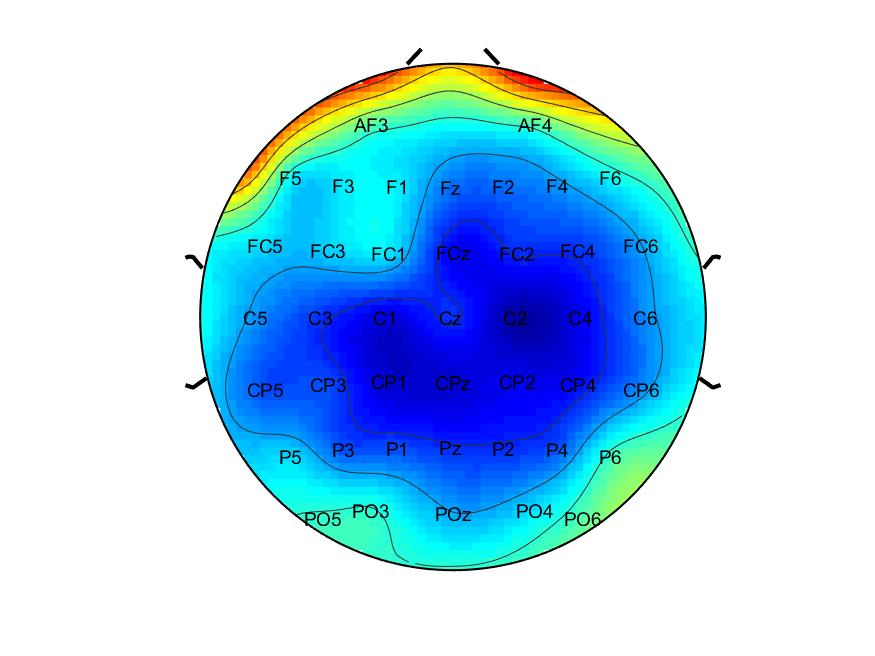
#> input picture Python-Image-feature-extraction-master/eeg_picture/1.jpg, 875 x 656 px, found by its file name
$ python data.py
#> lines starting #> are read from the running program, lines starting #| are printed output that depends on the picture
### Python-Image-feature-extraction-master/纹理特征/GLCM/fast_glcm.py
# coding: utf-8

import numpy as np
import matplotlib.pyplot as plt
import cv2
from skimage import data


def main():
    pass


def fast_glcm(img, vmin=0, vmax=255, nbit=8, kernel_size=5):
    mi, ma = vmin, vmax
    ks = kernel_size
    h,w = img.shape

    # digitize
    bins = np.linspace(mi, ma+1, nbit+1)
    gl1 = np.digitize(img, bins) - 1
    gl2 = np.append(gl1[:,1:], gl1[:,-1:], axis=1)

    # make glcm
    glcm = np.zeros((nbit, nbit, h, w), dtype=np.uint8)
    for i in range(nbit):
        for j in range(nbit):
            mask = ((gl1==i) & (gl2==j))
            glcm[i,j, mask] = 1

    kernel = np.ones((ks, ks), dtype=np.uint8)
    for i in range(nbit):
        for j in range(nbit):
            glcm[i,j] = cv2.filter2D(glcm[i,j], -1, kernel)

    glcm = glcm.astype(np.float32)
    return glcm


def fast_glcm_mean(img, vmin=0, vmax=255, nbit=8, ks=5):
    '''
    calc glcm mean
    '''
    h,w = img.shape
    glcm = fast_glcm(img, vmin, vmax, nbit, ks)
    mean = np.zeros((h,w), dtype=np.float32)
    for i in range(nbit):
        for j in range(nbit):
            mean += glcm[i,j] * i / (nbit)**2

    return mean


# [94 lines left out: functions fast_glcm_std, fast_glcm_contrast, fast_glcm_dissimilarity, fast_glcm_homogeneity, fast_glcm_ASM, fast_glcm_max and 1 more, not called in this run]


# [12 lines that do not run on import are left out]

### Python-Image-feature-extraction-master/纹理特征/GLCM/data.py
# coding: utf-8

import numpy as np
from skimage import data
from matplotlib import pyplot as plt
import fast_glcm
from PIL import Image

def main():
    pass


if __name__ == '__main__':
    #main()
    image = r"C:\Users\Administrator\Desktop\Python-Image-feature-extraction-master\eeg_picture\1.jpg";
    img=np.array(Image.open(image).convert('L'))
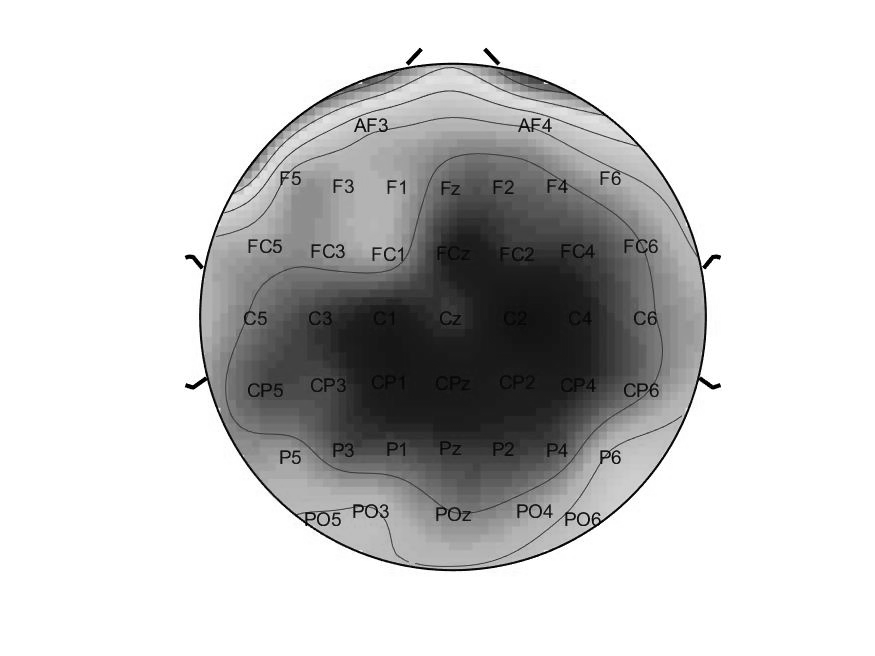
#> img: shape (656, 875); min 0, max 255, mean 203.4

    mean = fast_glcm.fast_glcm_mean(img)
#> in fast_glcm, `gl1 = np.digitize(img, bins) - 1`:
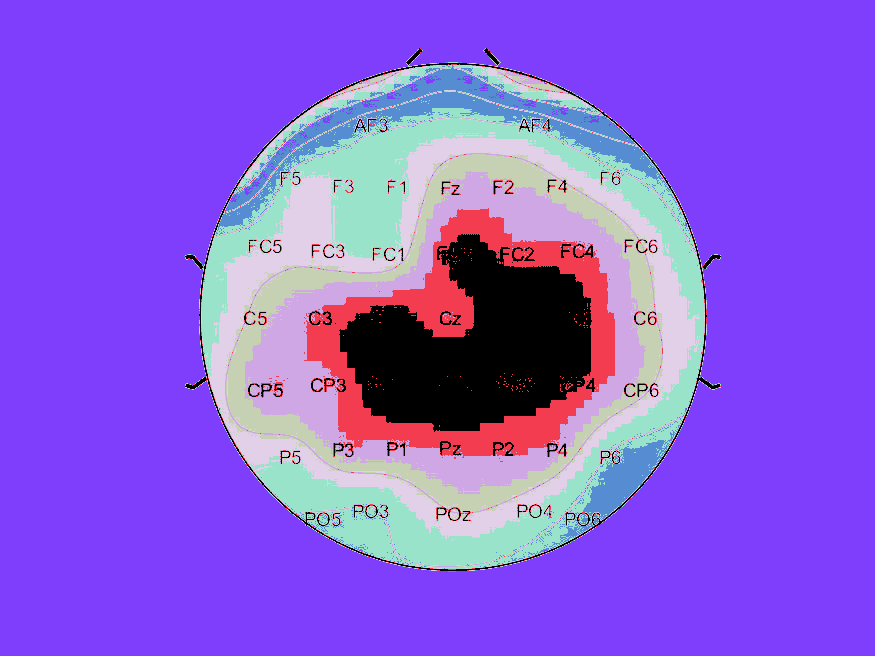
#> gl1: shape (656, 875) int64; 8 distinct labels, from 0 to 7; one colour per label, 0 black
#> in fast_glcm, `gl2 = np.append(gl1[:,1:], gl1[:,-1:], axis=1)`:
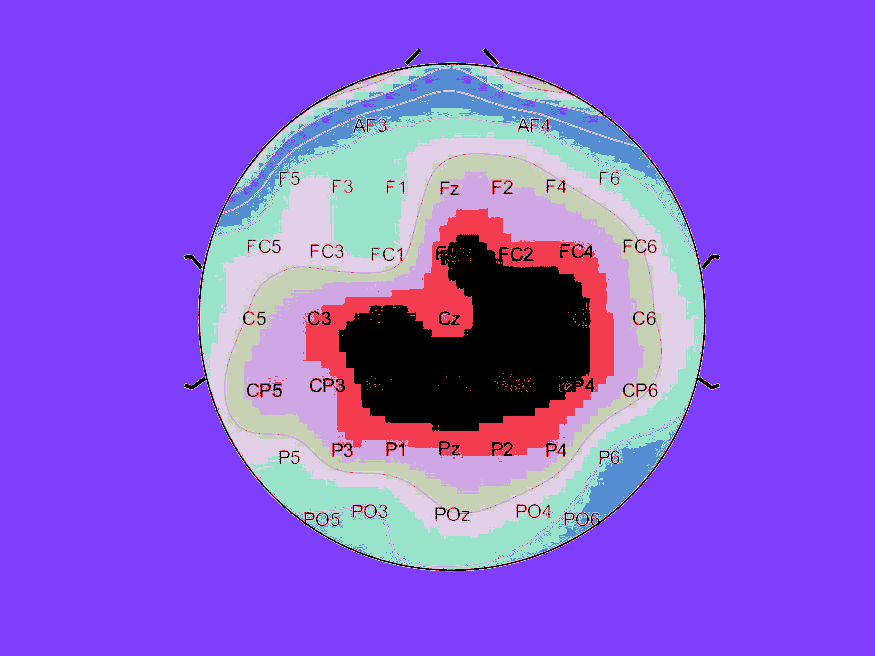
#> gl2: shape (656, 875) int64; 8 distinct labels, from 0 to 7; one colour per label, 0 black
#> after the loop in fast_glcm_mean, `for i in range(nbit):`:
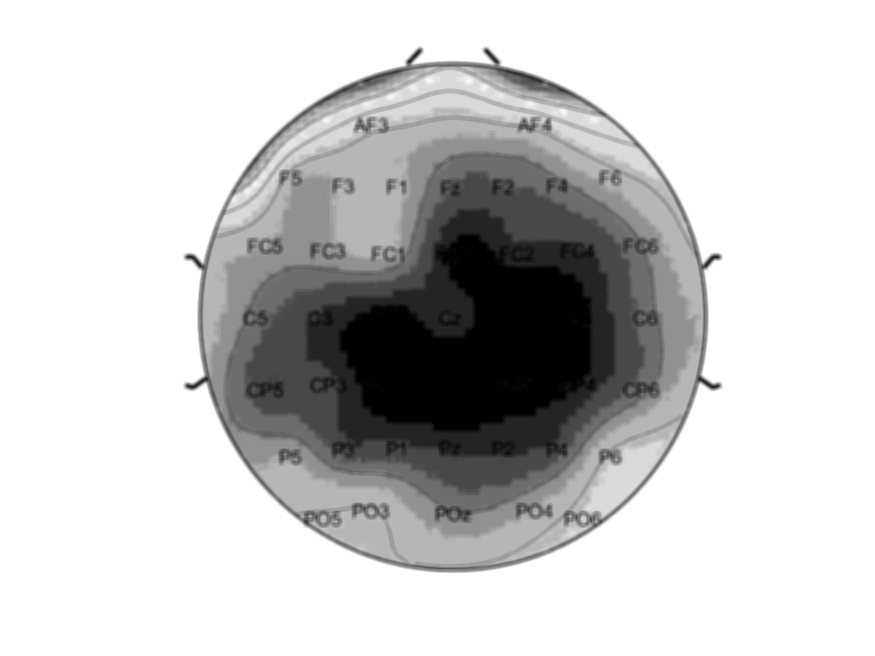
#> mean: shape (656, 875) float32; min 0, max 2.73, mean 2.17; drawn with min black and max white

    # plt.figure(figsize=(8,4.5))
    fs = 15
    plt.xticks([])  # 去掉横坐标值
    plt.yticks([])  # 去掉纵坐标值
    plt.imshow(mean)
    plt.savefig(r'C:\Users\Administrator\Desktop\Python-Image-feature-extraction-master\img\output.jpg',bbox_inches='tight')

    plt.show()

$ run again, with Python-Image-feature-extraction-master/eeg_picture/EEG_3_1_7_9.jpg copied over Python-Image-feature-extraction-master/eeg_picture/1.jpg
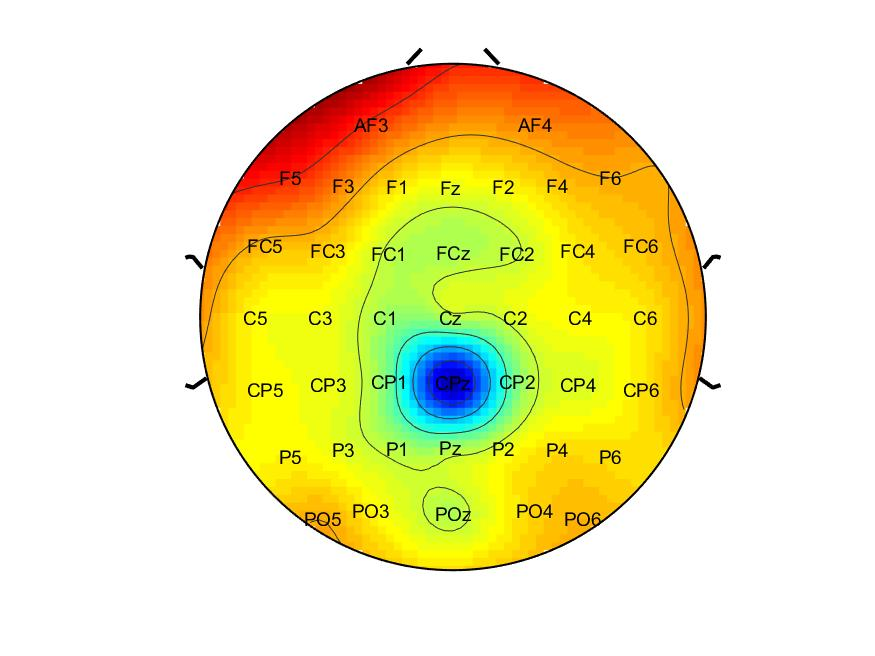
#> input picture Python-Image-feature-extraction-master/eeg_picture/EEG_3_1_7_9.jpg, 875 x 656 px, found by its file name
#> gl1: shape (656, 875) int64; 8 distinct labels, from 0 to 7
#> in fast_glcm, `gl2 = np.append(gl1[:,1:], gl1[:,-1:], axis=1)`:
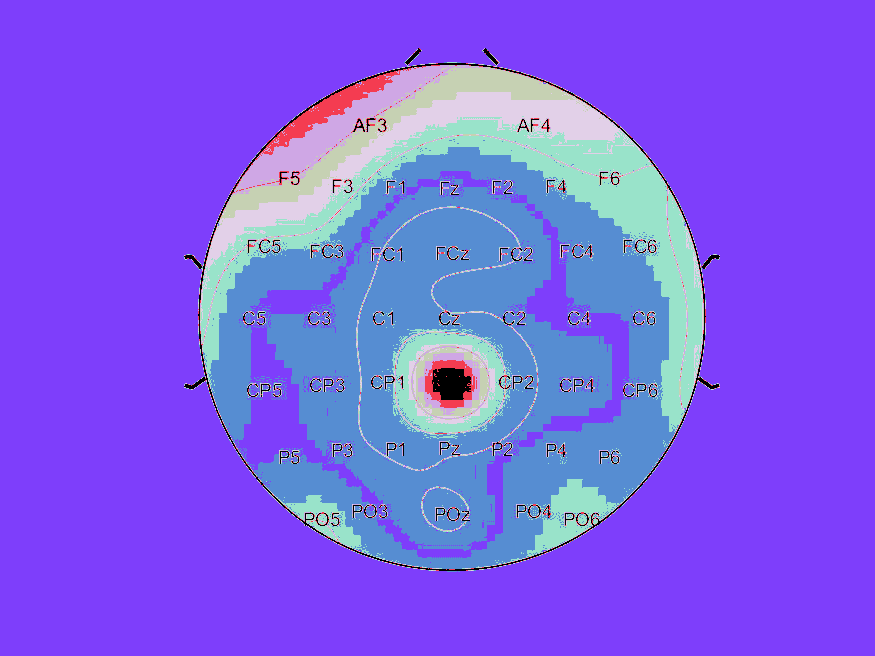
#> gl2: shape (656, 875) int64; 8 distinct labels, from 0 to 7; one colour per label, 0 black
#> after the loop in fast_glcm_mean, `for i in range(nbit):`:
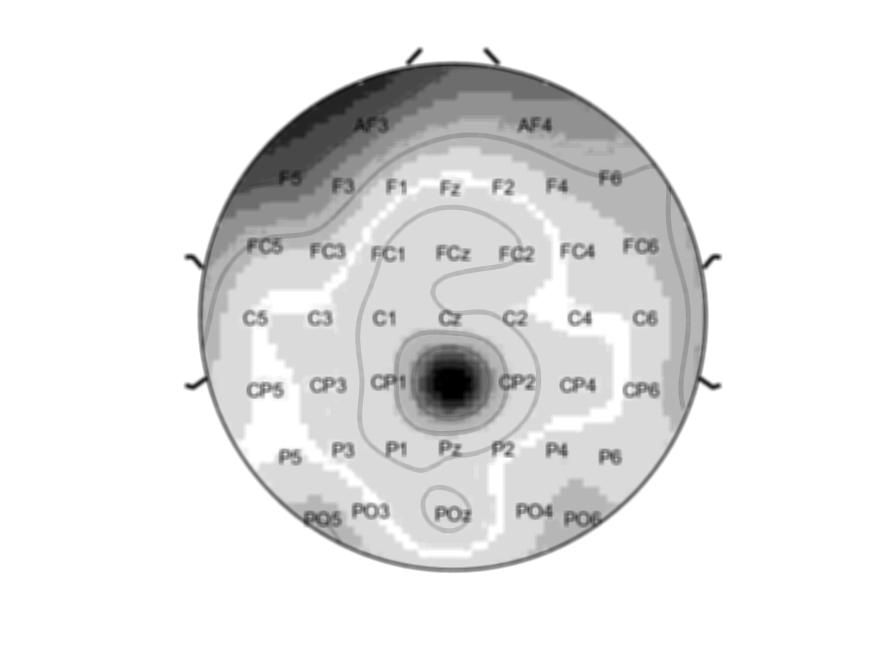
#> mean: shape (656, 875) float32; min 0, max 2.73, mean 2.47; drawn with min black and max white
